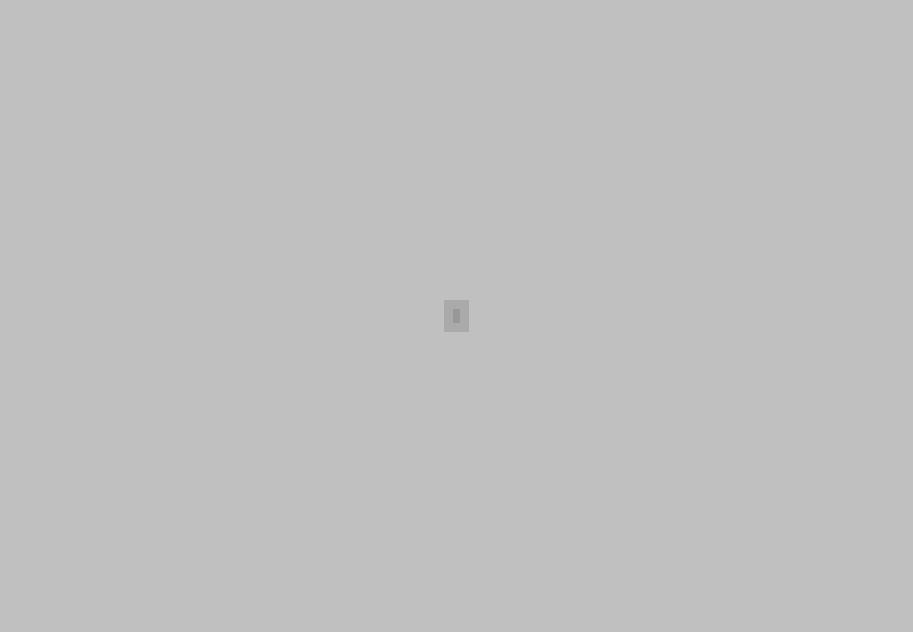
<?xml version="1.0" encoding="UTF-8"?>
<ui version="4.0">
 <class>ImageClick</class>
 <widget class="QWidget" name="ImageClick">
  <property name="geometry">
   <rect>
    <x>0</x>
    <y>0</y>
    <width>913</width>
    <height>632</height>
   </rect>
  </property>
  <property name="windowTitle">
   <string>Form</string>
  </property>
  <property name="styleSheet">
   <string notr="true">background-color:rgba(76, 76, 76, 50);</string>
  </property>
  <layout class="QGridLayout" name="gridLayout">
   <item row="1" column="2">
    <spacer name="horizontalSpacer_2">
     <property name="orientation">
      <enum>Qt::Horizontal</enum>
     </property>
     <property name="sizeHint" stdset="0">
      <size>
       <width>40</width>
       <height>20</height>
      </size>
     </property>
    </spacer>
   </item>
   <item row="1" column="0">
    <spacer name="horizontalSpacer">
     <property name="orientation">
      <enum>Qt::Horizontal</enum>
     </property>
     <property name="sizeHint" stdset="0">
      <size>
       <width>40</width>
       <height>20</height>
      </size>
     </property>
    </spacer>
   </item>
   <item row="1" column="1">
    <widget class="QWidget" name="widget" native="true">
     <layout class="QHBoxLayout" name="horizontalLayout">
      <item>
       <widget class="QLabel" name="Image_Label">
        <property name="maximumSize">
         <size>
          <width>1000</width>
          <height>1000</height>
         </size>
        </property>
        <property name="text">
         <string/>
        </property>
        <property name="scaledContents">
         <bool>true</bool>
        </property>
        <property name="wordWrap">
         <bool>false</bool>
        </property>
       </widget>
      </item>
     </layout>
    </widget>
   </item>
   <item row="2" column="1">
    <spacer name="verticalSpacer">
     <property name="orientation">
      <enum>Qt::Vertical</enum>
     </property>
     <property name="sizeHint" stdset="0">
      <size>
       <width>20</width>
       <height>40</height>
      </size>
     </property>
    </spacer>
   </item>
   <item row="0" column="1">
    <spacer name="verticalSpacer_2">
     <property name="orientation">
      <enum>Qt::Vertical</enum>
     </property>
     <property name="sizeHint" stdset="0">
      <size>
       <width>20</width>
       <height>40</height>
      </size>
     </property>
    </spacer>
   </item>
  </layout>
 </widget>
 <resources/>
 <connections/>
</ui>
